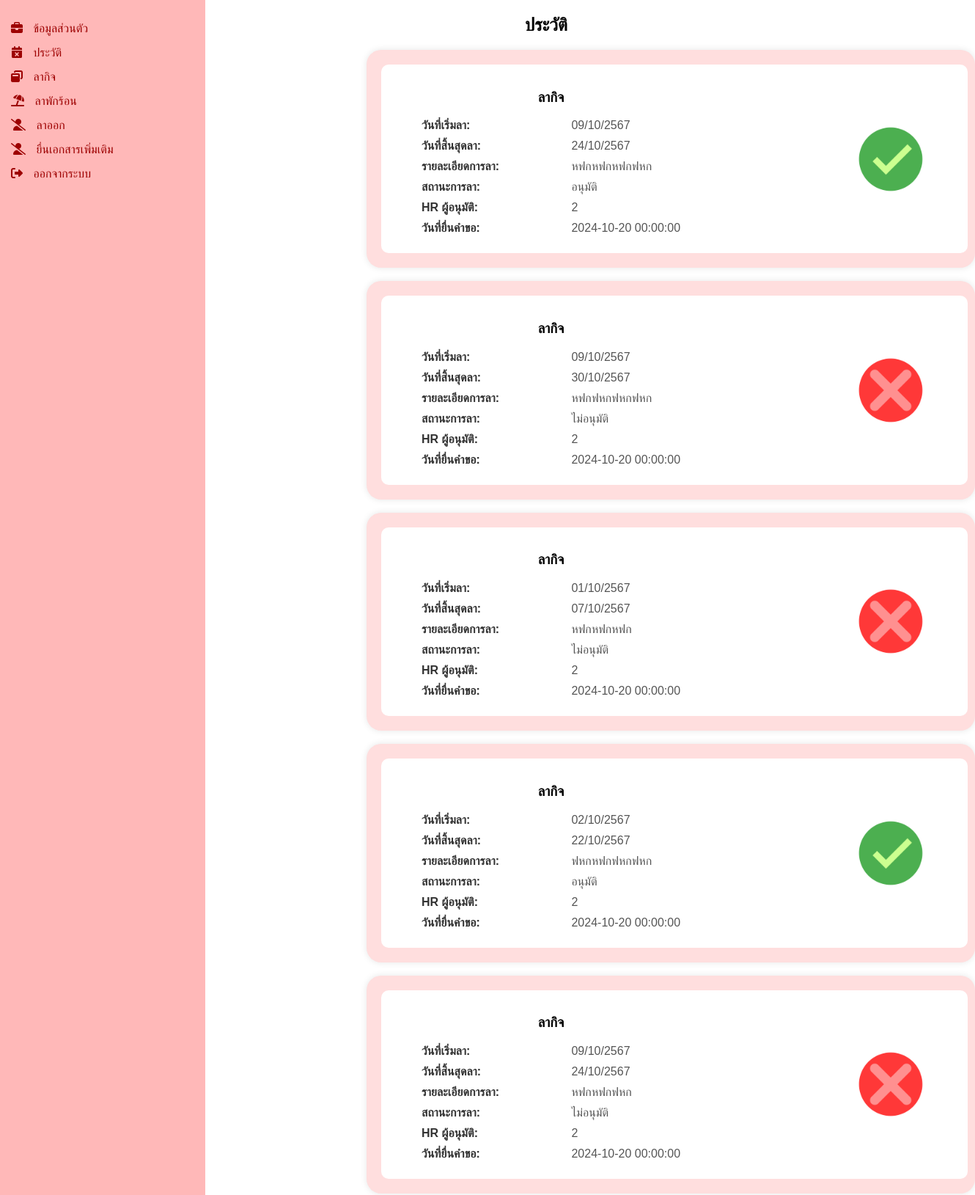
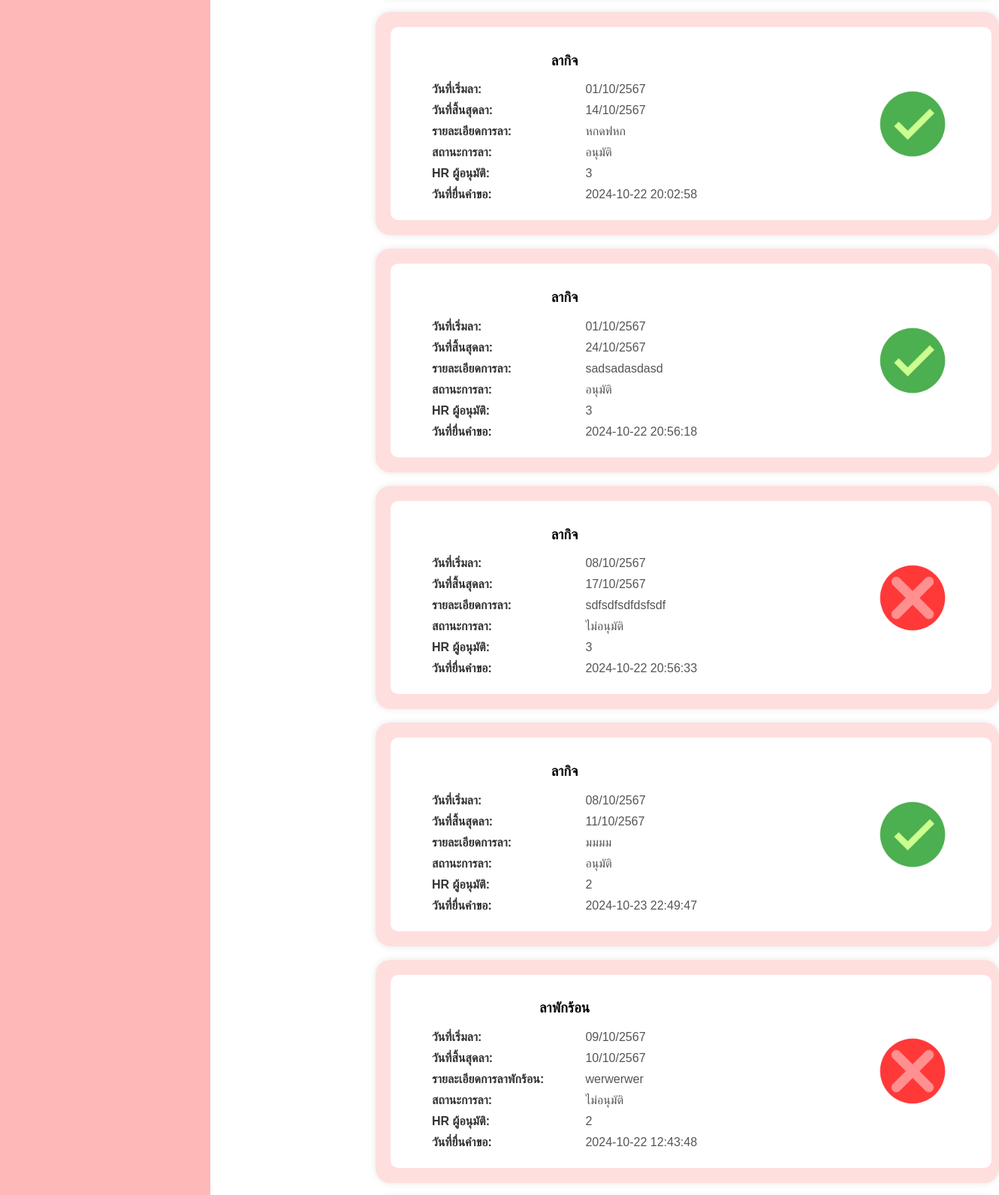
The page /frontend/show_history.php (signed in, upper part) on the database its author committed (2 pictures, top to bottom).
### tables this page shows
CREATE TABLE `tb_personalleave` (
  `PLeave_id` int(11) NOT NULL,
  `user_id` int(11) NOT NULL,
  `PLeave_dateStart` date DEFAULT NULL,
  `PLeave_dateEnd` date DEFAULT NULL,
  `PLeave_detail` text,
  `PLeave_docs` varchar(255) DEFAULT NULL,
  `PLeave_date` datetime DEFAULT NULL,
  `hr_id` int(11) DEFAULT NULL,
  `PLeave_status` varchar(45) DEFAULT NULL
);

CREATE TABLE `tb_vacationleave` (
  `VLeave_id` int(11) NOT NULL,
  `user_id` int(11) NOT NULL,
  `VLeave_dateStart` date DEFAULT NULL,
  `VLeave_dateEnd` date DEFAULT NULL,
  `VLeave_detail` text,
  `VLeave_docs` text,
  `VLeave_date` datetime DEFAULT NULL,
  `hr_id` int(11) DEFAULT NULL,
  `VLeave_status` varchar(45) DEFAULT NULL
);

### frontend/show_history.php (the view, shortened to what this page needs)
<?php
$conn = new class_conn();
$connection = $conn->connect();
$username = $_SESSION['username'];
$query_leave = "SELECT pl.PLeave_dateStart, pl.PLeave_dateEnd, pl.PLeave_detail, pl.PLeave_status, pl.hr_id, pl.PLeave_date
                FROM tb_personalleave pl
                JOIN tb_user u ON pl.user_id = u.user_id
                WHERE u.user_username = ?";
$stmt_leave = mysqli_prepare($connection, $query_leave);
mysqli_stmt_bind_param($stmt_leave, "s", $username);
mysqli_stmt_execute($stmt_leave);
$result_leave = mysqli_stmt_get_result($stmt_leave);
$query_vacation = "SELECT vl.VLeave_dateStart, vl.VLeave_dateEnd, vl.VLeave_detail, vl.VLeave_status, vl.hr_id, vl.VLeave_date
                   FROM tb_vacationleave vl
                   JOIN tb_user u ON vl.user_id = u.user_id
                   WHERE u.user_username = ?";
$stmt_vacation = mysqli_prepare($connection, $query_vacation);
mysqli_stmt_bind_param($stmt_vacation, "s", $username);
mysqli_stmt_execute($stmt_vacation);
$result_vacation = mysqli_stmt_get_result($stmt_vacation);
?>
<?php include 'sidebar.php'; ?>
<!DOCTYPE html>
<html lang="en">
<head>
</head>
<body>
    <h2 style="text-align:center; margin-left: 160px;">ประวัติ</h2>
    <?php if (mysqli_num_rows($result_leave) > 0): ?>
        <?php while ($leave_data = mysqli_fetch_assoc($result_leave)): ?>
            <div class="profile-container">
                <div class="profile-details">
                    <div class="profile-info">
                        <div>
                            <h3 style="text-align:center;">ลากิจ</h3>
                            <p><span class="info-label">วันที่เริ่มลา:</span>
                                <?php echo date('d/m/Y', strtotime($leave_data['PLeave_dateStart'])); ?></p>
                            <p><span class="info-label">วันที่สิ้นสุดลา:</span>
                                <?php echo date('d/m/Y', strtotime($leave_data['PLeave_dateEnd'])); ?></p>
                            <p><span class="info-label">รายละเอียดการลา:</span> <?php echo $leave_data['PLeave_detail']; ?></p>
                            <p><span class="info-label">สถานะการลา:</span> <?php echo $leave_data['PLeave_status']; ?></p>
                            <p><span class="info-label">HR ผู้อนุมัติ:</span> <?php echo $leave_data['hr_id']; ?></p>
                            <p><span class="info-label">วันที่ยื่นคำขอ:</span> <?php echo $leave_data['PLeave_date']; ?></p>
                        </div>
                        <?php
                        $image = '';
                        if ($leave_data['PLeave_status'] === 'อนุมัติ') {
                            $image = '2.png';
                        } elseif ($leave_data['PLeave_status'] === 'ไม่อนุมัติ') {
                            $image = '1.png';
                        } else {
                            $image = '4.png';
                        }
                        ?>
                        <img src="../images/<?php echo $image; ?>" alt="" class="profile-image">
                    </div>
                </div>
            </div>
        <?php endwhile; ?>
    <?php endif; ?>
    <?php if (mysqli_num_rows($result_vacation) > 0): ?>
        <?php while ($vacation_data = mysqli_fetch_assoc($result_vacation)): ?>
            <div class="profile-container">
                <div class="profile-details">
                    <div class="profile-info">
                        <div>
                            <h3 style="text-align:center;">ลาพักร้อน</h3>
                            <p><span class="info-label">วันที่เริ่มลา:</span>
                                <?php echo date('d/m/Y', strtotime($vacation_data['VLeave_dateStart'])); ?></p>
                            <p><span class="info-label">วันที่สิ้นสุดลา:</span>
                                <?php echo date('d/m/Y', strtotime($vacation_data['VLeave_dateEnd'])); ?></p>
                            <p><span class="info-label">รายละเอียดการลาพักร้อน:</span>
                                <?php echo $vacation_data['VLeave_detail']; ?></p>
                            <p><span class="info-label">สถานะการลา:</span> <?php echo $vacation_data['VLeave_status']; ?></p>
                            <p><span class="info-label">HR ผู้อนุมัติ:</span> <?php echo $vacation_data['hr_id']; ?></p>
                            <p><span class="info-label">วันที่ยื่นคำขอ:</span> <?php echo $vacation_data['VLeave_date']; ?></p>
                        </div>
                        <?php
                        $image = '';
                        if ($vacation_data['VLeave_status'] === 'อนุมัติ') {
                            $image = '2.png';
                        } elseif ($vacation_data['VLeave_status'] === 'ไม่อนุมัติ') {
                            $image = '1.png';
                        } else {
                            $image = '4.png';
                        }
                        ?>
                        <img src="../images/<?php echo $image; ?>" alt="" class="profile-image">
                    </div>
                </div>
            </div>
        <?php endwhile; ?>
    <?php endif; ?>
</body>
</html>

### frontend/css/sidebar.css (style rules this page uses)
body { font-family: Arial, sans-serif; margin: 0; padding: 0; background-color: #FFFFFF; }

### frontend/show_history.php (style rules this page uses)
.profile-container { display: flex; align-items: flex-start; background-color: #FFDEDE; padding: 20px; border-radius: 20px; max-width: 800px; margin: 18px auto; margin-left: 500px; box-shadow: 0 0 10px rgba(0, 0, 0, 0.1); }
.profile-info { background-color: white; padding: 15px 55px; border-radius: 10px; width: 690px; display: flex; justify-content: space-between; align-items: center; }
.profile-info p { margin: 10px 0; color: #555; }
.info-label { font-weight: bold; color: #333; width: 200px; display: inline-block; }
.profile-image { margin-left: 20px; max-width: 100px; }

### rows shown on the page
tb_personalleave: PLeave_dateStart "09/10/2567", PLeave_dateEnd "24/10/2567", PLeave_detail "หฟกหฟกหฟกฟหก", PLeave_status "อนุมัติ", hr "2", PLeave_date "2024-10-20 00:00:00"
tb_personalleave: PLeave_dateStart "09/10/2567", PLeave_dateEnd "30/10/2567", PLeave_detail "หฟกฟหกฟหกฟหก", PLeave_status "ไม่อนุมัติ", hr "2", PLeave_date "2024-10-20 00:00:00"
tb_personalleave: PLeave_dateStart "01/10/2567", PLeave_dateEnd "07/10/2567", PLeave_detail "หฟกหฟกหฟก", PLeave_status "ไม่อนุมัติ", hr "2", PLeave_date "2024-10-20 00:00:00"
tb_personalleave: PLeave_dateStart "02/10/2567", PLeave_dateEnd "22/10/2567", PLeave_detail "ฟหกหฟกฟหกฟหก", PLeave_status "อนุมัติ", hr "2", PLeave_date "2024-10-20 00:00:00"
tb_personalleave: PLeave_dateStart "09/10/2567", PLeave_dateEnd "24/10/2567", PLeave_detail "หฟกหฟกฟหก", PLeave_status "ไม่อนุมัติ", hr "2", PLeave_date "2024-10-20 00:00:00"
tb_personalleave: PLeave_dateStart "01/10/2567", PLeave_dateEnd "14/10/2567", PLeave_detail "หกดฟหก", PLeave_status "อนุมัติ", hr "3", PLeave_date "2024-10-22 20:02:58"
tb_personalleave: PLeave_dateStart "01/10/2567", PLeave_dateEnd "24/10/2567", PLeave_detail "sadsadasdasd", PLeave_status "อนุมัติ", hr "3", PLeave_date "2024-10-22 20:56:18"
tb_personalleave: PLeave_dateStart "08/10/2567", PLeave_dateEnd "17/10/2567", PLeave_detail "sdfsdfsdfdsfsdf", PLeave_status "ไม่อนุมัติ", hr "3", PLeave_date "2024-10-22 20:56:33"
tb_personalleave: PLeave_dateStart "08/10/2567", PLeave_dateEnd "11/10/2567", PLeave_detail "มมมม", PLeave_status "อนุมัติ", hr "2", PLeave_date "2024-10-23 22:49:47"
tb_vacationleave: VLeave_dateStart "09/10/2567", VLeave_dateEnd "10/10/2567", VLeave_detail "werwerwer", VLeave_status "ไม่อนุมัติ", hr "2", VLeave_date "2024-10-22 12:43:48"
